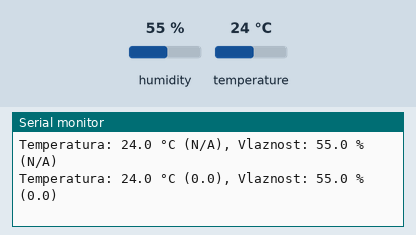
A program run on a simulated Arduino Uno, built with avr-gcc and run on an emulated ATmega328P. Shown: the last lines printed to the serial monitor. Inputs (shaded band) come from the test bench; at power-on: humidity 55 %, temperature 24 °C.

Above: at 4.8 s.
4.9 s: humidity set to 22 %
At 7.0 s:
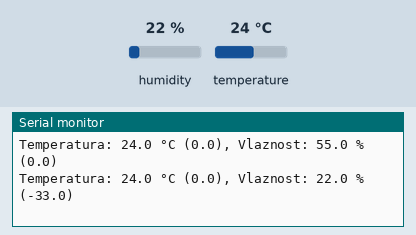
7.9 s: temperature set to 12 °C
At 9.4 s:
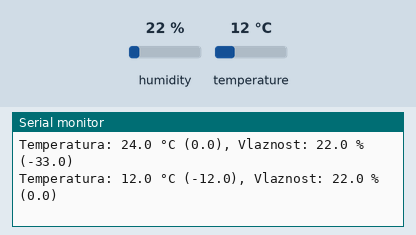
10.9 s: humidity set to 40 %
At 13.1 s:
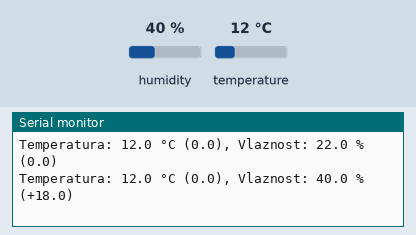
Timing chart, 0 to 14.6 s (numbered marks = the images above; inputs shaded):
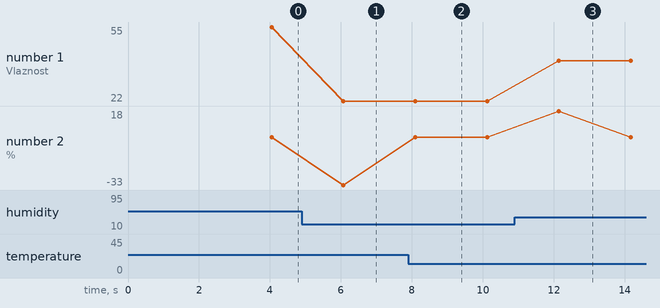

Measured:
- after the input at 4.9 s, the serial monitor: prints a new line after 1.2 s (image 1)
- after the input at 7.9 s, the serial monitor: prints a new line after 0.20 s (image 2)
- after the input at 10.9 s, the serial monitor: prints a new line after 1.2 s (image 3)
- plotted number 1: 55 → 22 after the input at 4.9 s, 22 → 40 after the input at 10.9 s
- plotted number 2: 0 → -33 after the input at 4.9 s

The program:

main.cpp
```cpp
#include <Arduino.h>
#include <DHT.h>

DHT dht(2, DHT11);

struct Reading {
  unsigned long timeMs;
  float temperature;
  float humidity;
};

const int HISTORY_SIZE = 20;
Reading history[HISTORY_SIZE];
int nextIndex = 0;
int sampleCount = 0;

void setup() {
  Serial.begin(9600);
  dht.begin();
}

void loop() {
  delay(2000);

  float humidity = dht.readHumidity();
  float temperature = dht.readTemperature();

  if (isnan(humidity) || isnan(temperature)) {
    Serial.println("Nekaj je slo narobe!");
    return;
  }

  float temperatureDifference = 0.0f;
  float humidityDifference = 0.0f;
  bool hasPrevious = (sampleCount > 0);

  if (hasPrevious) {
    int prevIndex = (nextIndex - 1 + HISTORY_SIZE) % HISTORY_SIZE;
    temperatureDifference = temperature - history[prevIndex].temperature;
    humidityDifference = humidity - history[prevIndex].humidity;
  }

  history[nextIndex] = {millis(), temperature, humidity};
  nextIndex = (nextIndex + 1) % HISTORY_SIZE;
  if (sampleCount < HISTORY_SIZE) {
    sampleCount++;
  }

  Serial.print("Temperatura: ");
  Serial.print(temperature, 1);
  Serial.print(" °C (");
  if (hasPrevious) {
    if (temperatureDifference > 0) Serial.print("+");
    Serial.print(temperatureDifference, 1);
  } else {
    Serial.print("N/A");
  }
  Serial.print("), Vlaznost: ");
  Serial.print(humidity, 1);
  Serial.print(" % (");
  if (hasPrevious) {
    if (humidityDifference > 0) Serial.print("+");
    Serial.print(humidityDifference, 1);
  } else {
    Serial.print("N/A");
  }
  Serial.println(")");
}
```
